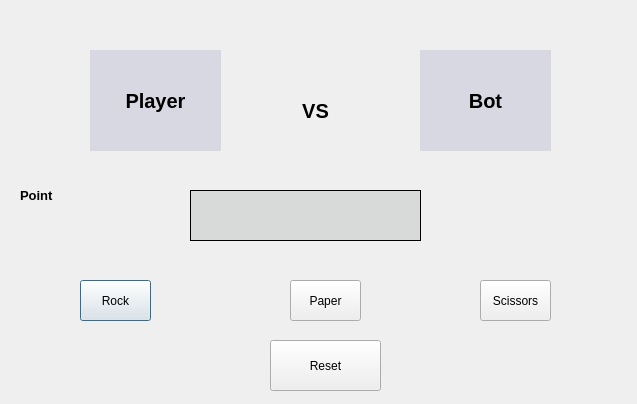
<?xml version="1.0" encoding="UTF-8"?>
<ui version="4.0">
 <class>Dialog</class>
 <widget class="QDialog" name="Dialog">
  <property name="geometry">
   <rect>
    <x>0</x>
    <y>0</y>
    <width>637</width>
    <height>404</height>
   </rect>
  </property>
  <property name="windowTitle">
   <string>Dialog</string>
  </property>
  <widget class="QLabel" name="label">
   <property name="geometry">
    <rect>
     <x>90</x>
     <y>50</y>
     <width>131</width>
     <height>101</height>
    </rect>
   </property>
   <property name="font">
    <font>
     <pointsize>15</pointsize>
     <weight>75</weight>
     <bold>true</bold>
    </font>
   </property>
   <property name="styleSheet">
    <string notr="true">background:rgba(1,1,100,0.1)</string>
   </property>
   <property name="text">
    <string>Player</string>
   </property>
   <property name="alignment">
    <set>Qt::AlignCenter</set>
   </property>
  </widget>
  <widget class="QLabel" name="label_2">
   <property name="geometry">
    <rect>
     <x>420</x>
     <y>50</y>
     <width>131</width>
     <height>101</height>
    </rect>
   </property>
   <property name="font">
    <font>
     <pointsize>15</pointsize>
     <weight>75</weight>
     <bold>true</bold>
    </font>
   </property>
   <property name="styleSheet">
    <string notr="true">background:rgba(1,1,100,0.1)</string>
   </property>
   <property name="text">
    <string>Bot</string>
   </property>
   <property name="alignment">
    <set>Qt::AlignCenter</set>
   </property>
  </widget>
  <widget class="QLabel" name="label_3">
   <property name="geometry">
    <rect>
     <x>290</x>
     <y>90</y>
     <width>51</width>
     <height>41</height>
    </rect>
   </property>
   <property name="font">
    <font>
     <pointsize>15</pointsize>
     <weight>75</weight>
     <bold>true</bold>
    </font>
   </property>
   <property name="text">
    <string>VS</string>
   </property>
   <property name="alignment">
    <set>Qt::AlignCenter</set>
   </property>
  </widget>
  <widget class="QLabel" name="label_4">
   <property name="geometry">
    <rect>
     <x>190</x>
     <y>190</y>
     <width>231</width>
     <height>51</height>
    </rect>
   </property>
   <property name="styleSheet">
    <string notr="true">background:rgba(1,10,10,0.1);border:1px solid</string>
   </property>
   <property name="text">
    <string/>
   </property>
  </widget>
  <widget class="QPushButton" name="pushButton">
   <property name="geometry">
    <rect>
     <x>80</x>
     <y>280</y>
     <width>71</width>
     <height>41</height>
    </rect>
   </property>
   <property name="text">
    <string>Rock</string>
   </property>
  </widget>
  <widget class="QPushButton" name="pushButton_2">
   <property name="geometry">
    <rect>
     <x>290</x>
     <y>280</y>
     <width>71</width>
     <height>41</height>
    </rect>
   </property>
   <property name="text">
    <string>Paper</string>
   </property>
  </widget>
  <widget class="QPushButton" name="pushButton_3">
   <property name="geometry">
    <rect>
     <x>480</x>
     <y>280</y>
     <width>71</width>
     <height>41</height>
    </rect>
   </property>
   <property name="text">
    <string>Scissors</string>
   </property>
  </widget>
  <widget class="QPushButton" name="pushButton_4">
   <property name="geometry">
    <rect>
     <x>270</x>
     <y>340</y>
     <width>111</width>
     <height>51</height>
    </rect>
   </property>
   <property name="text">
    <string>Reset</string>
   </property>
  </widget>
  <widget class="QLabel" name="label_5">
   <property name="geometry">
    <rect>
     <x>20</x>
     <y>180</y>
     <width>41</width>
     <height>31</height>
    </rect>
   </property>
   <property name="font">
    <font>
     <pointsize>10</pointsize>
     <weight>75</weight>
     <bold>true</bold>
    </font>
   </property>
   <property name="text">
    <string>Point</string>
   </property>
  </widget>
  <widget class="QLabel" name="label_6">
   <property name="geometry">
    <rect>
     <x>70</x>
     <y>180</y>
     <width>61</width>
     <height>31</height>
    </rect>
   </property>
   <property name="font">
    <font>
     <pointsize>10</pointsize>
     <weight>75</weight>
     <bold>true</bold>
    </font>
   </property>
   <property name="text">
    <string/>
   </property>
  </widget>
 </widget>
 <resources/>
 <connections/>
</ui>
